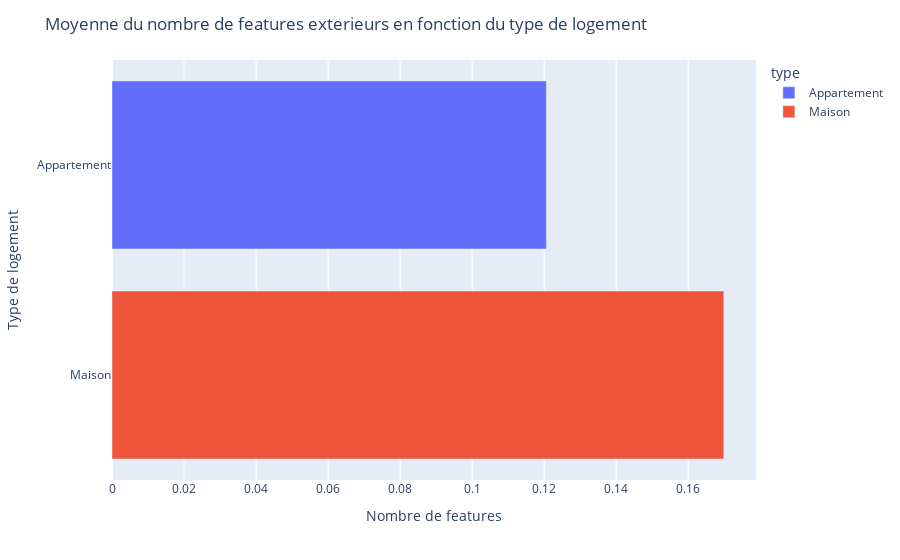

This figure's notebook cell:
### Code cell
# on regarde le nombre de features moyen par type d'habitation

grouped_df = data.groupby(by='type').mean()


# On fait un bar plot horizontal
fig = px.bar(grouped_df, x='nb_features_ext', y=grouped_df.index, orientation='h', color=grouped_df.index)

#on met un titre et des valeurs pour les axes
fig.update_layout(
    title='Moyenne du nombre de features exterieurs en fonction du type de logement',
    xaxis_title='Nombre de features',
    yaxis_title="Type de logement"
)

# Show the plot
fig.show()

### Figure 1 — Plotly figure (JSON) as saved in the notebook; plotly's stock layout.template omitted (floating-point values rounded to 4 significant figures)
{"data": [{"alignmentgroup": "True", "hovertemplate": "type=%{y}<br>nb_features_ext=%{x}<extra></extra>", "legendgroup": "Appartement", "marker": {"color": "#636efa", "pattern": {"shape": ""}}, "name": "Appartement", "offsetgroup": "Appartement", "orientation": "h", "showlegend": true, "textposition": "auto", "type": "bar", "x": [0.1206], "xaxis": "x", "y": ["Appartement"], "yaxis": "y"}, {"alignmentgroup": "True", "hovertemplate": "type=%{y}<br>nb_features_ext=%{x}<extra></extra>", "legendgroup": "Maison", "marker": {"color": "#EF553B", "pattern": {"shape": ""}}, "name": "Maison", "offsetgroup": "Maison", "orientation": "h", "showlegend": true, "textposition": "auto", "type": "bar", "x": [0.1699], "xaxis": "x", "y": ["Maison"], "yaxis": "y"}], "layout": {"barmode": "relative", "legend": {"title": {"text": "type"}, "tracegroupgap": 0}, "margin": {"t": 60}, "title": {"text": "Moyenne du nombre de features exterieurs en fonction du type de logement"}, "xaxis": {"anchor": "y", "domain": [0, 1], "title": {"text": "Nombre de features"}}, "yaxis": {"anchor": "x", "categoryarray": ["Maison", "Appartement"], "categoryorder": "array", "domain": [0, 1], "title": {"text": "Type de logement"}}}}
